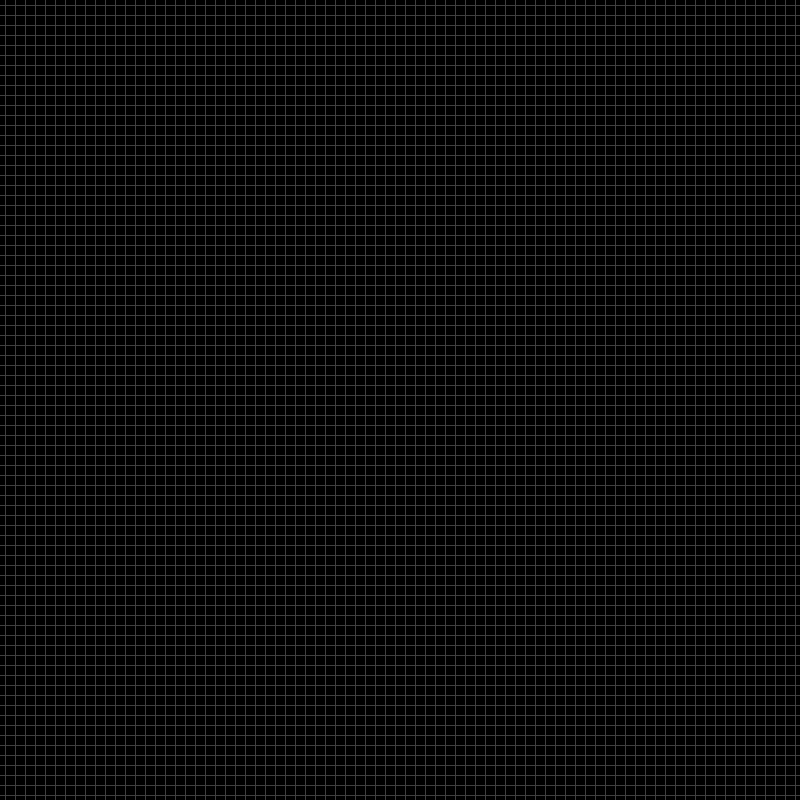
Frame 1 (no input)
Frame 60 (the mouse pressed at the canvas centre just before this capture): identical to frame 1, image omitted
Frame 120 (the mouse held since frame 60 and released just before this capture): identical to frame 1, image omitted

The Processing sketch that drew this single still picture (run headless with seeded random() and noise(); from frame 60 on, the mouse is pressed at the canvas centre):

// Processing sketch: sketch_171231a
// ── sketch_171231a.pde
float posX=0, posY=0, cont = 0;
float direcao = 1;

Square[][] square = new Square[100][100];

void setup()
{
  size(800, 800);
  
  for(int row=0; row<100; row++)
  {
    for(int col=0; col<100; col++)
    {
      //int cor;
      
      /*if(col + row == 50)*/
      
      
      square[col][row] = new Square(col, row, random(20,255), random(20,255), random(20,255));
    }
  }
}

void draw()
{
  background(0);
  
  rectMode(CENTER);
  noStroke();
  fill(255,0,0);
  
  for(int row=0; row<100; row++)
  {
    for(int col=0; col<100; col++)
    {
      square[col][row].draw();
    }
  }
  
}

void mouseClicked()
{
  for(int row=0; row<100; row++)
  {
    for(int col=0; col<100; col++)
    {
      if(mouseX>(col)*10 && mouseX<(col+1)*10 && mouseY>(row)*10 && mouseY<(row+1)*10)
      {
        square[col][row].update();
      }
      //square[col][row].draw();
    }
  }
}
// ── Square.pde
class Square
{
  int col, row;
  PVector posicao, cor;
  boolean revelado = false;
  
  Square(int col, int row, float corR,  float corG,  float corB)
  {
    this.col = col;
    this.row = row;
    this.posicao = new PVector(col*10, row*10);
    this.cor = new PVector(corR, corG, corB);
  }
  
  void update()
  {
    this.revelado = true;
    this.draw();
    
    if(col>0 && !square[col-1][row].revelado)
    {
      square[col-1][row].update();
    }
    
    if(col<99 && !square[col+1][row].revelado)
    {
      square[col+1][row].update();
    }
    
    if(row>0 && !square[col][row-1].revelado)
    {
      square[col][row-1].update();
    }
    
    if(row<99 && !square[col][row+1].revelado)
    {
      square[col][row+1].update();
    }
  }
  
  void draw()
  {
    if(this.revelado)
    {
      noStroke();
      fill(cor.x, cor.y, cor.z);
    }
    else
    {
      stroke(64);
      noFill();
    }
    
    rect(this.posicao.x, this.posicao.y, 10, 10);
  }
}
